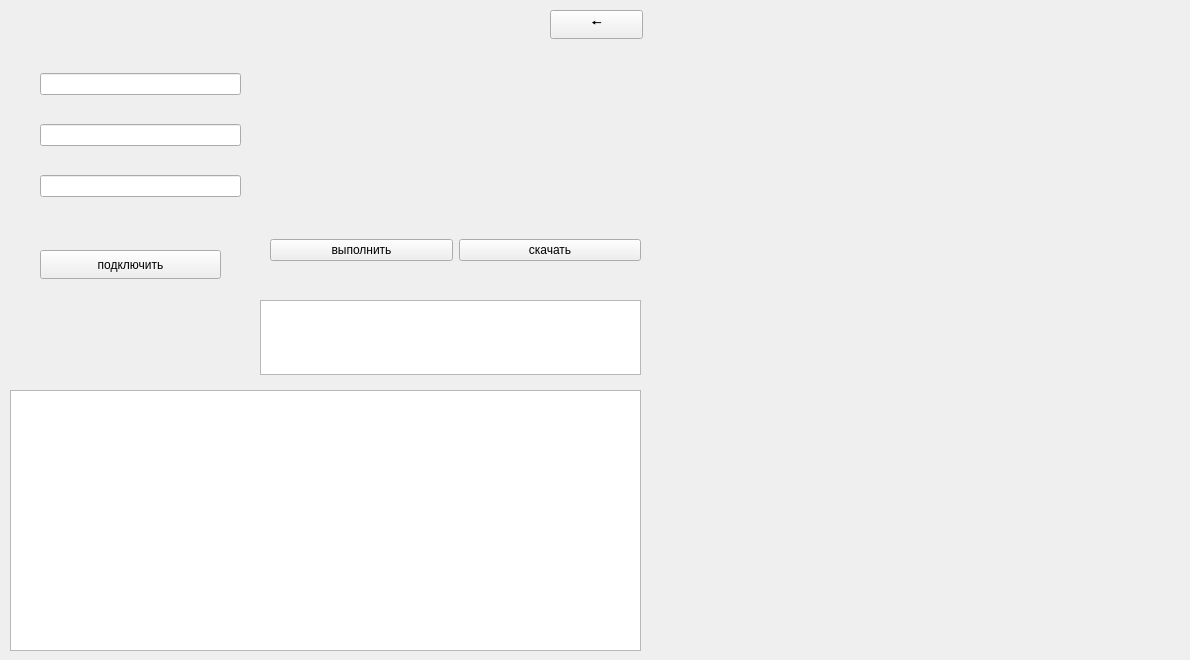
<?xml version="1.0" encoding="UTF-8"?>
<ui version="4.0">
 <class>dbwindow</class>
 <widget class="QWidget" name="dbwindow">
  <property name="geometry">
   <rect>
    <x>0</x>
    <y>0</y>
    <width>1190</width>
    <height>660</height>
   </rect>
  </property>
  <property name="windowTitle">
   <string>Form</string>
  </property>
  <widget class="QTableView" name="tableView">
   <property name="geometry">
    <rect>
     <x>10</x>
     <y>390</y>
     <width>631</width>
     <height>261</height>
    </rect>
   </property>
  </widget>
  <widget class="QTextEdit" name="queryEdit">
   <property name="geometry">
    <rect>
     <x>260</x>
     <y>300</y>
     <width>381</width>
     <height>75</height>
    </rect>
   </property>
  </widget>
  <widget class="QWidget" name="verticalLayoutWidget">
   <property name="geometry">
    <rect>
     <x>40</x>
     <y>50</y>
     <width>201</width>
     <height>171</height>
    </rect>
   </property>
   <layout class="QVBoxLayout" name="verticalLayout">
    <item>
     <widget class="QLineEdit" name="databaseEdit">
      <property name="styleSheet">
       <string notr="true">QTextEdit {
    color: #ffffff;               /* Цвет текста */
    background-color: #000000;    /* Цвет фона */
    border: 2px solid #555555;    /* Граница */
    border-radius: 15px;          /* Закругление углов */
    padding: 5px;                 /* Отступ внутри */
    font: 900 12pt &quot;Segoe UI&quot;;    /* Шрифт (жирный, размер, семейство) */
    min-width: 180px;             /* Минимальная ширина */
    min-height: 35px;             /* Минимальная высота */
    selection-color: #ff0000;     /* Цвет выделенного текста */
    selection-background-color: #00ff00; /* Фон выделенного текста */
}

/* Стиль при наведении */
QTextEdit:hover {
    border: 2px solid #888888;
}

/* Стиль при фокусе */
QTextEdit:focus {
    border: 2px solid #0078d7;
}

/* Стиль для отключенного состояния */
QTextEdit:disabled {
    color: #aaaaaa;
    background-color: #333333;
}</string>
      </property>
     </widget>
    </item>
    <item>
     <widget class="QLineEdit" name="usernameEdit"/>
    </item>
    <item>
     <widget class="QLineEdit" name="passwordEdit"/>
    </item>
   </layout>
  </widget>
  <widget class="QPushButton" name="backButton">
   <property name="geometry">
    <rect>
     <x>550</x>
     <y>10</y>
     <width>93</width>
     <height>29</height>
    </rect>
   </property>
   <property name="text">
    <string>🠔</string>
   </property>
  </widget>
  <widget class="QWidget" name="horizontalLayoutWidget">
   <property name="geometry">
    <rect>
     <x>270</x>
     <y>210</y>
     <width>371</width>
     <height>80</height>
    </rect>
   </property>
   <layout class="QHBoxLayout" name="horizontalLayout">
    <item>
     <widget class="QPushButton" name="pushButton_do">
      <property name="text">
       <string>выполнить</string>
      </property>
     </widget>
    </item>
    <item>
     <widget class="QPushButton" name="backup">
      <property name="text">
       <string>скачать</string>
      </property>
     </widget>
    </item>
   </layout>
  </widget>
  <widget class="QPushButton" name="pushButton_on">
   <property name="geometry">
    <rect>
     <x>40</x>
     <y>250</y>
     <width>181</width>
     <height>29</height>
    </rect>
   </property>
   <property name="text">
    <string>подключить</string>
   </property>
  </widget>
  <widget class="QLabel" name="label">
   <property name="geometry">
    <rect>
     <x>0</x>
     <y>0</y>
     <width>660</width>
     <height>660</height>
    </rect>
   </property>
   <property name="text">
    <string/>
   </property>
   <property name="pixmap">
    <pixmap>Frame 25 (1).png</pixmap>
   </property>
   <property name="scaledContents">
    <bool>true</bool>
   </property>
  </widget>
  <zorder>label</zorder>
  <zorder>tableView</zorder>
  <zorder>queryEdit</zorder>
  <zorder>verticalLayoutWidget</zorder>
  <zorder>backButton</zorder>
  <zorder>horizontalLayoutWidget</zorder>
  <zorder>pushButton_on</zorder>
 </widget>
 <resources/>
 <connections/>
</ui>
